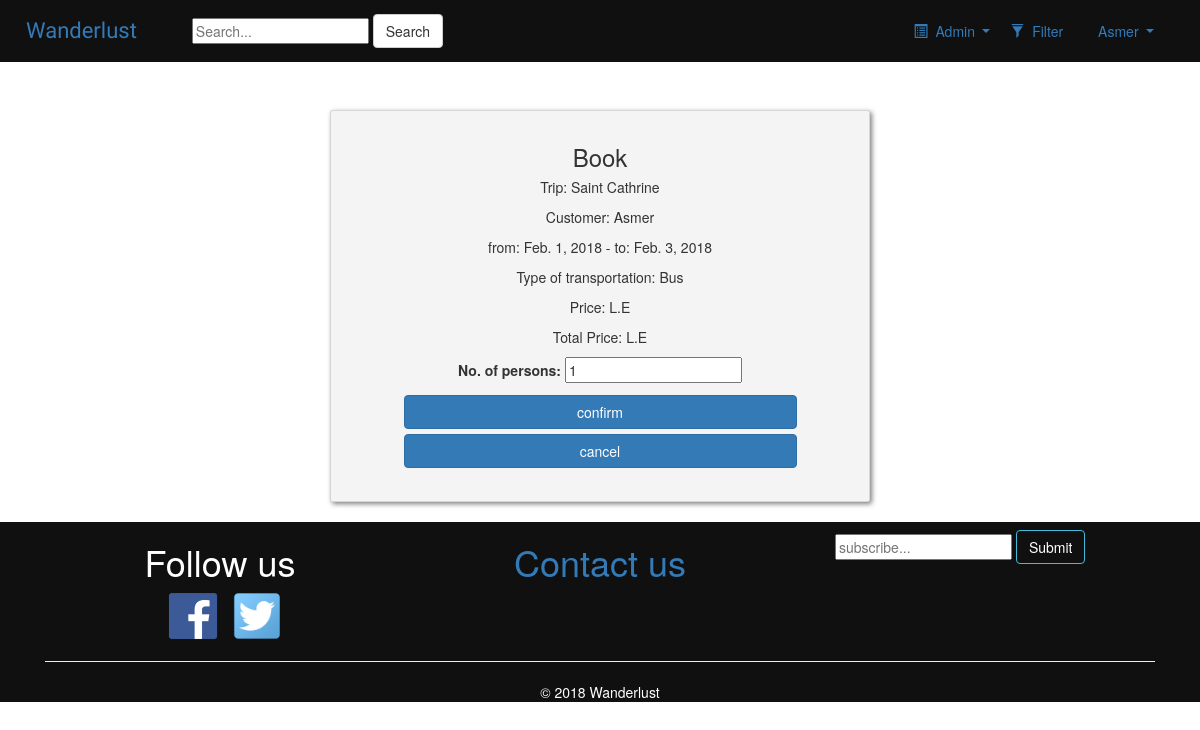
The app's page /Wanderlust/trip/9/booking/ (signed in) with its own data.
### trips/models.py (models this page shows, shortened)
class Trip(models.Model):
    name = models.CharField(max_length=250)
    description = models.TextField(max_length=5000, null=True)
    origin = models.CharField(max_length=50, default="Cairo")
    destination = models.CharField(max_length=50)
    departing_date = models.DateField()
    returning_date = models.DateField()
    transportstion = models.CharField(max_length=10, choices=trans_Choices)
    residence = models.CharField(max_length=20, choices=residence_Choices)
    price = models.PositiveSmallIntegerField(default=0)
    capacity = models.PositiveSmallIntegerField(default=0)
    trip_image1 = models.FileField(default='', blank=True)
    trip_image2 = models.FileField(default='', blank=True)
    trip_image3 = models.FileField(default='', blank=True)
    def __str__(self):
        return self.name

### trips/views.py (the view)
# urls.py: url(r'^trip/(?P<pk>[0-9]+)/booking/$', views.Reservation, name='book'),
@login_required(redirect_field_name='trips/booking-form.html', login_url='trips:login')
def Reservation(request, pk):
    if request.method == 'POST':
        form = ReservationForm(request.POST)
        if form.is_valid():
            reservation = form.save(commit=False)
            reservation.trip = get_object_or_404(Trip, pk=pk)
            reservation.customer = request.user
            reservation.totalprice = reservation.trip.price * reservation.persons
            reservation.save()
            return redirect('trips:detail', pk)
        return render(request, 'trips/wrong.html')
    else:
        form = ReservationForm()
        form.trip = get_object_or_404(Trip, pk=pk)
        form.customer = request.user
        return render(request, 'trips/booking-form.html', {'form': form})

### trips/forms.py
class ReservationForm(forms.ModelForm, PaymentForm):
    persons = forms.IntegerField(required = True, label = "Number of persons",
        max_value = 30, widget = forms.TextInput(attrs={'size': '4'}))
    class Meta:
        model = Reservation
        fields = ['persons','number']

### trips/templates/trips/booking-form.html (shortened to what this page needs)
{%  extends 'trips/base.html' %}
{%  block body %}
        <div style="margin-top: 4%" class="container signin-container">
        <div class="row" >
            <div class="col-lg-3"></div>
            <div class="col-md-12  col-md-8 col-lg-6 " >
            <div  style=" margin: auto; padding: 0px 60px 20px ;background-color: #f4f4f4;box-shadow: 2px 2px 5px rgba(0,0,0,.5);-webkit-box-shadow: 2px 2px 5px rgba(0,0,0,.5);-moz-box-shadow: 2px 2px 5px rgba(0,0,0,.5);" class="card signin-card">
    <div class="card-body" >
       <h3 class="card-title" >Book</h3>
            <form  method="post" novalidate>
                <p>Trip: {{ form.trip }}</p>
                <p>Customer: {{ form.customer.username }}</p>
                        <p>from: {{ form.trip.departing_date  }} - to: {{ form.trip.returning_date  }}</p>
                     <p>Type of transportation: {{ form.trip.get_transportstion_display }} </p>
                     <p>Price: {{ form.trip.adult_price }} L.E</p>
                <p>Total Price: {{ form.trip.adult_price }}  L.E</p>
                <p><label for="id_number">No. of persons:</label>
                    <input type="number" name="number" value="1" min="1" required="true" id="id_number">
                </p>
                <button type="submit" class="btn btn-primary btn-block">confirm</button>
                <button type="" class="btn btn-primary btn-block">
                    cancel
                </button>
            </form>
         </div>
            </div style="font-size: 1.2rem;text-align: center;display: block;margin-top: 15px;">
            </div>
            <div class="col-lg-3"></div>
        </div>
    </div>
 {% endblock %}

### trips/templates/trips/base.html (shortened to what this page needs)
<!DOCTYPE html>
<html lang="en">
<head>
    {% load widget_tweaks %}
    {% load static %}
    {% load staticfiles %}
    <link rel="stylesheet" href="{% static 'trips/bootstrap.min.css' %}">
    <link rel="stylesheet" href="https://maxcdn.bootstrapcdn.com/bootstrap/3.3.6/css/bootstrap.min.css">
    <link rel="stylesheet" type="text/css" href="{% static 'trips/style.css' %}"/>
    <link rel="stylesheet" type="text/css" href="{% static 'trips/main.css' %}"/>
    <link rel="stylesheet" href="https://cdn.jsdelivr.net/simplemde/latest/simplemde.min.css">
    <link rel="stylesheet" href="https://maxcdn.bootstrapcdn.com/bootstrap/3.3.7/css/bootstrap.min.css">
</head>
<body style=" display:block ; text-align:center ;overflow: scroll; height: -webkit-fit-block;">
<div style=" height: -webkit-fit-block;">
    <nav class="navbar  navbar-expand-sm" style="border-radius: 0; background-color:#101010;">
        <div class="container-fluid">
            <div class="navbar-header">
                <a class="navbar-brand" style="font-family: 'Satisfy', cursive; font-size: 22px;"
                   href="{% url 'trips:index' %}">Wanderlust</a>
            </div>
            <div class="collapse navbar-collapse" id="topNavBar">
                <form class="navbar-form navbar-left" role="search" method="get" action="{% url 'trips:search' %}">
                    <div class="form-group"><input class="searchfield" name="q" type="text" value="{{ request.GET.q }}"
                                                   placeholder="Search..."/></div>
                    <button type="submit" class="btn btn-default">Search</button>
                </form>
                <ul class="nav navbar-nav navbar-right">
                    {% if user.is_staff %}
                        <li class="">
           					 <ul class="navbar-nav ml-auto">
                                <li class="nav-item dropdown">
                                    <a class="nav-link dropdown-toggle" href="{% url 'trips:admin_panel' %}" id="userMenu"
                                       data-toggle="dropdown" aria-haspopup="true" aria-expanded="false">
                                            <span class="glyphicon glyphicon-list-alt" aria-hidden="true"></span>&nbsp; Admin
                                    </a>
                                </li>
                            </ul>
           				</li>
                    {% endif %}
                    <li class="">
                        <a href="{% url 'trips:filter' %}"><span class="glyphicon glyphicon-filter"
                                                                 aria-hidden="true"></span>&nbsp; Filter </a>
                    </li>
                    <li>
                        <div class="collapse navbar-collapse" id="mainMenu">
                            {% if user.is_authenticated %}
                                <ul class="navbar-nav ml-auto">
                                    <li class="nav-item dropdown">
                                        <a class="nav-link dropdown-toggle" href="#" id="userMenu"
                                           data-toggle="dropdown" aria-haspopup="true" aria-expanded="false">
                                            {{ user.username }}
                                        </a>
                                    </li>
                                </ul>
                            {% else %}
                                <form class="form-inline ml-auto">
                                    <a href="{% url 'trips:login' %}" class="btn btn-primary ml-2">Log in</a>
                                    <a href="{% url 'trips:signup' %}" class="btn btn-primary ml-2">Sign up</a>
                                </form>
                            {% endif %}
                        </div>
                    </li>
                </ul>
            </div>
        </div>
    </nav>
<div style="height: -webkit-fit-block;">
    {% block body %}
    {% endblock %}
</div>
    <footer style="background-color:#101010;
    width: 100%;
    height:-webkit-fit-block;
    right: 0;
    bottom: 0;
    left: 0;
    color: white;
    clear: both;
    margin-top: 20px; ">
        <div class="container-fluid">
            <div class="container">
                <div class="row">
                    <div class="col-lg-4" style="">
                        <h1>Follow us</h1>
                    <div> <img style="height: 50px; width: 70px;" src="{% static 'trips/images/facebook-logo-f-sqaure.png' %}">
                     <img style="height: 50px; width: 50px;" src="{% static 'trips/images/Twitter-icon.png.png' %}"></div>
                    </div>
                    <div class="col-lg-4">
                        <h1><a href="{% url 'trips:contact' %}" >Contact us</a></h1>
                    </div>
                    <div class="col-lg-4">
                        <div class="collapse navbar-collapse" id="topNavBar">
                            <form class="navbar-form navbar-left" role="" method="post"
                                  action="{% url 'trips:subscribe' %}">
                                <div class="form-group"><input style="color: black;" class="" name="e" type="text" value="{{ request.GET.e }}" placeholder="subscribe..."/>
                                </div>
                                <button type="submit" style=" background-color:#101010;" class="btn btn-info">Submit</button>
                            </form>
                        </div>
                    </div>
                </div>
                    <div class="row text-center copyright">
                        <div class="col-sm-12">
                            <hr>
                            © 2018 Wanderlust
                        </div>
                    </div>
                </div>
            </div>
    </footer>
</div>
</body>
</html>

### trips/static/trips/style.css (style rules this page uses)
body { background-color: aliceblue; }

### trips/static/trips/main.css (style rules this page uses)
.container.signin-container { margin-top: 8%; }
.card.signin-card { padding: 40px 5px 20px ; background-color: #f4f4f4; box-shadow: 2px 2px 5px rgba(0,0,0,.5); -webkit-box-shadow: 2px 2px 5px rgba(0,0,0,.5); -moz-box-shadow: 2px 2px 5px rgba(0,0,0,.5); }

### records on screen
Trip: trip "Saint Cathrine", trip.departing_date "Feb. 1, 2018", trip.returning_date "Feb. 3, 2018", trip.transportstion "Bus"

### other values on screen
{{ user.username }} "Asmer"
